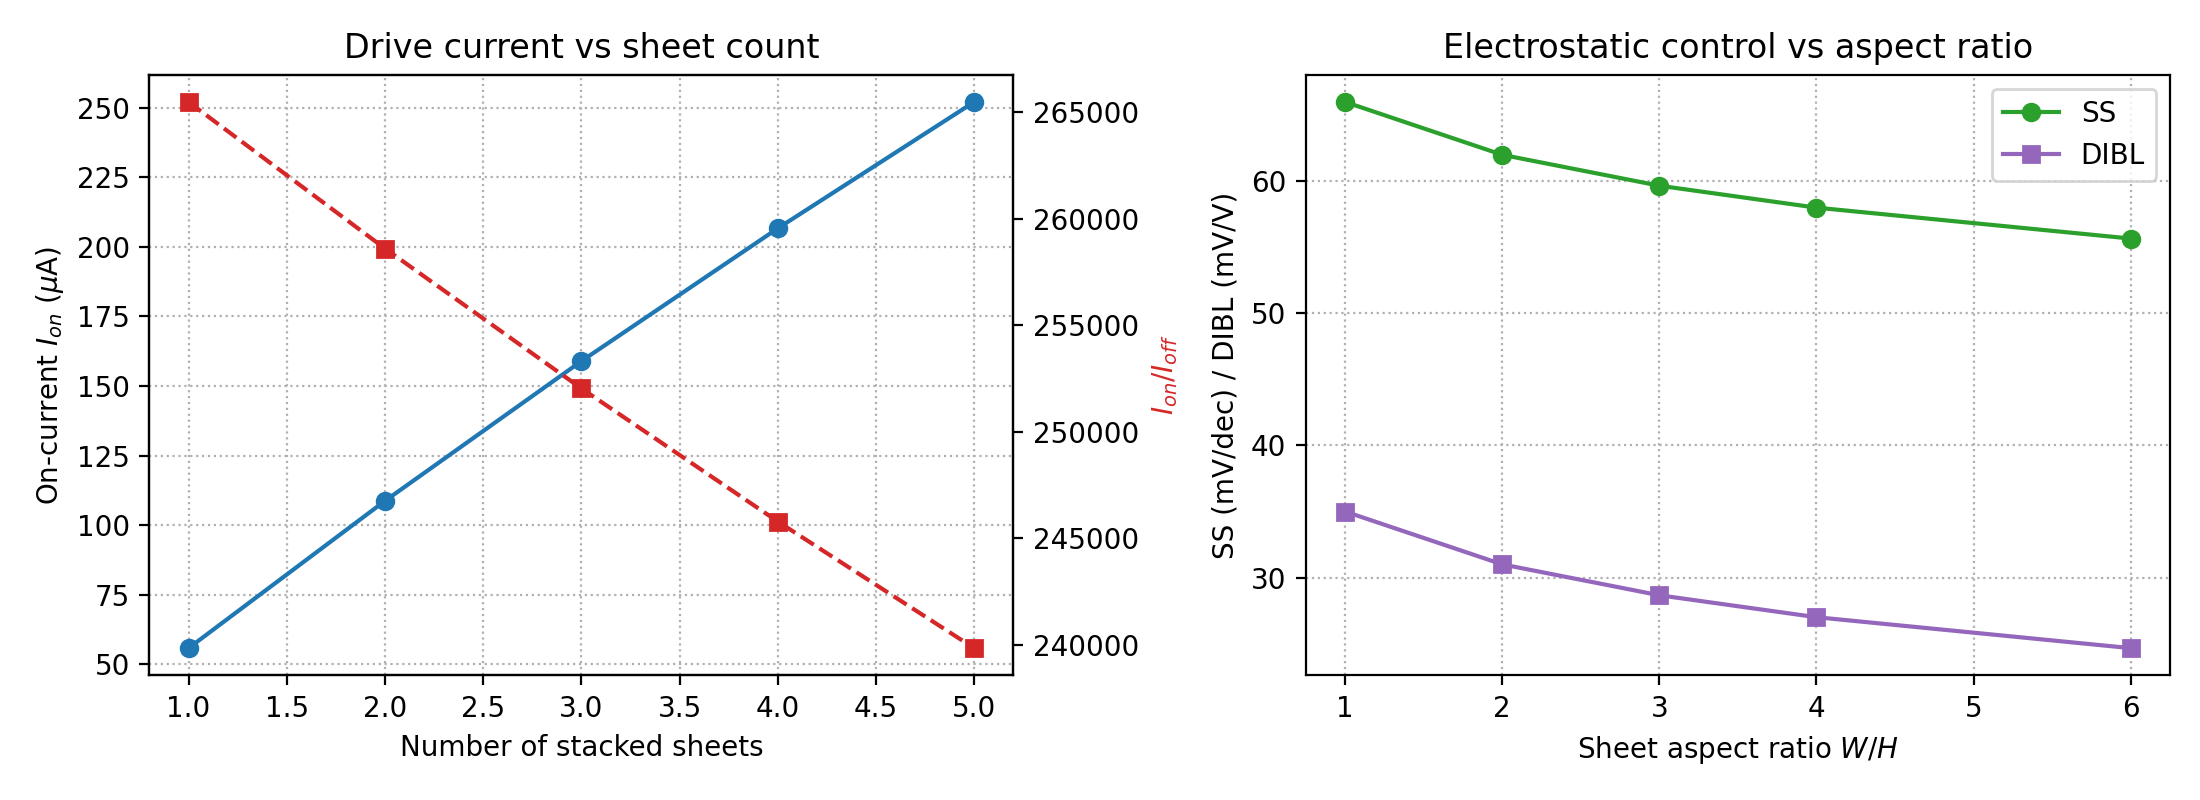

This chart was generated by the following Python code:
#!/usr/bin/env python3
# ============================================================
# architecture_sweep.py
# Uses the physics-based GAA compact device model (gaa_device_model.py) to
# study two architecture-critical degrees of freedom for nanosheet devices:
#   (1) number of stacked sheets (1..5)  -> drive current and on/off behavior
#   (2) sheet aspect ratio (Wsheet/Hsheet) at fixed cross-sectional area
#       -> electrostatic control (subthreshold swing, DIBL)
#
# Produces:
#   - printed tables of SS, DIBL, Ion, Ion/Ioff vs sheet count and aspect ratio
#   - figures: sheets_vs_metrics.png, aspect_vs_metrics.png
#
# Requires gaa_device_model.py in the same directory.
# ============================================================

# Save the content of the 'gaa_device_model.py' cell (dfgG1BI8cf8C) to a file
with open('gaa_device_model.py', 'w') as f:
    f.write('''#!/usr/bin/env python3
# ============================================================
# gaa_device_model.py
# Physics-based compact model for GAA nanosheet (NS) and forksheet (FS)
# FETs, following the standard surface-potential / EKV-style formulation
# used in BSIM-CMG-class models. Produces Id-Vg and Id-Vd characteristics
# and extracts Ion, Ioff, subthreshold swing (SS), Vth, and DIBL.
#
# Physics included:
#  - thermionic subthreshold conduction with finite subthreshold slope
#    (ideality n set by gate/depletion capacitance ratio -> SS)
#  - DIBL via Vth lowering linear in Vds (eta_DIBL)
#  - above-threshold drive with mobility, velocity saturation, series R
#  - GAA effective width from sheet geometry and stacking
#
# This is a transparent, reproducible device model (not the Berkeley
# binary), implementing the same governing device-physics relations.
# ============================================================
import numpy as np

# physical constants
q = 1.602e-19
kB = 1.381e-23

class GAADevice:
    def __init__(self, name, *, L, Wsheet, Hsheet, nsheet,
                 Vth0, SS_target, dibl, mu, vsat, Rsd, Ttemp=300.0,
                 Ioff_floor=1e-13):
        self.name = name
        self.L = L                  # gate length (m)
        self.Wsheet = Wsheet        # sheet width (m)
        self.Hsheet = Hsheet        # sheet thickness/height (m)
        self.nsheet = nsheet        # number of stacked sheets
        self.Vth0 = Vth0            # low-Vds threshold voltage (V)
        self.dibl = dibl            # DIBL coefficient (V/V) -> Vth shift per Vds
        self.mu = mu                # effective mobility (m^2/V.s)
        self.vsat = vsat            # saturation velocity (m/s)
        self.Rsd = Rsd              # source/drain series resistance (ohm)
        self.T = Ttemp
        self.Ioff_floor = Ioff_floor
        # GAA effective width: perimeter of sheet cross-section * number of sheets
        self.Weff = 2.0 * (Wsheet + Hsheet) * nsheet
        # thermal voltage
        self.vt = kB * Ttemp / q
        # subthreshold ideality factor n from target SS: SS = n*ln(10)*vt
        self.n = (SS_target * 1e-3) / (np.log(10) * self.vt)
        # gate-oxide capacitance per area (EOT=0.8nm)
        eps0 = 8.854e-12
        eot = 0.8e-9
        self.Cox = eps0 * 3.9 / eot         # F/m^2
        # specific current scale
        self.Cox_W_L = self.Cox * self.Weff / self.L

    def Vth(self, Vds):
        # DIBL: threshold lowers linearly with drain bias
        return self.Vth0 - self.dibl * Vds

    def Id(self, Vgs, Vds):
        """Drain current with physically correct subthreshold slope.
        Subthreshold: Id ~ exp((Vg-Vth)/(n*vt)) giving SS = n*ln(10)*vt.
        Above threshold: square-law drive with velocity saturation and Rsd.
        A smooth blend connects the two regimes."""
        Vgs = np.atleast_1d(Vgs).astype(float)
        vt = self.vt
        n = self.n
        Vth = self.Vth(Vds)
        Esat = 2 * self.vsat / self.mu
        Vdsat = Esat * self.L
        beta = self.mu * self.Cox * (self.Weff / self.L)   # transconductance param
        Id = np.full_like(Vgs, self.Ioff_floor)
        for _ in range(5):
            Vg_int = Vgs - Id * self.Rsd
            Vov = Vg_int - Vth
            I_ref = beta * (n * vt)**2
            # smooth inversion charge: ln(1+exp)-type gives exp tail (correct SS)
            # and linear growth above threshold; current ~ charge^? tuned for square-law
            u = Vov / (n * vt)
            qs = np.log1p(np.exp(np.clip(u, -60, 40)))     # smooth, ->exp(u) below, ->u above
            # subthreshold exp current and above-threshold square-law share one smooth form:
            Id_smooth = I_ref * (qs + 0.5 * qs**2)         # qs term -> exp tail; qs^2 -> square law
            vsat_factor = 1.0 / (1.0 + np.maximum(Vov, 0.0) / (Esat * self.L))
            Id = Id_smooth * vsat_factor + self.Ioff_floor
        return Id


def subthreshold_swing(vg, idd):
    # measure SS in a clean decade window above the Ioff floor and below threshold
    logI = np.log10(np.maximum(idd, 1e-300))
    ss_list = []
    for i in range(1, len(vg)):
        if 1e-12 < idd[i] < 1e-7 and idd[i] > idd[i-1]:
            dlogI = logI[i] - logI[i-1]
            if dlogI > 0:
                ss_list.append((vg[i] - vg[i-1]) / dlogI)
    if not ss_list:
        return np.nan
    # report the median of the steepest third (avoids floor & onset artifacts)
    ss_arr = np.sort(ss_list)
    k = max(1, len(ss_arr)//3)
    return np.median(ss_arr[:k]) * 1e3


def vth_cc(vg, idd, icrit):
    idx = np.where(idd >= icrit)[0]
    if len(idx) == 0 or idx[0] == 0:
        return np.nan
    i = idx[0]
    x0, x1 = vg[i-1], vg[i]
    y0, y1 = np.log10(idd[i-1]), np.log10(idd[i])
    return x0 + (np.log10(icrit) - y0) * (x1 - x0) / (y1 - y0)


def characterize(dev, VDD=0.7, Vds_lin=0.05, Vds_sat=0.7):
    vg = np.arange(0, VDD + 1e-9, 0.005)
    id_lin = dev.Id(vg, Vds_lin)
    id_sat = dev.Id(vg, Vds_sat)

    ss = subthreshold_swing(vg, id_sat)
    icrit = 1e-7 * (dev.Weff / dev.L)        # constant-current Vth criterion scaled by W/L
    vth_lin = vth_cc(vg, id_lin, icrit)
    vth_sat = vth_cc(vg, id_sat, icrit)
    dibl = (vth_lin - vth_sat) / (Vds_sat - Vds_lin) * 1e3   # mV/V

    ion = np.interp(VDD, vg, id_sat)
    ioff = np.interp(0.0, vg, id_sat)
    ratio = ion / ioff if ioff > 0 else np.inf

    return dict(name=dev.name, vg=vg, id_lin=id_lin, id_sat=id_sat,
                SS=ss, Vth_lin=vth_lin, Vth_sat=vth_sat, DIBL=dibl,
                Ion=ion, Ioff=ioff, ratio=ratio, Weff=dev.Weff)


def report(r):
    print("\\n===== {name} =====".format(name=r['name']))
    print("  Weff (per device)   : {weff:.1f} nm".format(weff=r['Weff']*1e9))
    print("  Vth (lin)           : {vth_lin:.4f} V".format(vth_lin=r['Vth_lin']))
    print("  Vth (sat)           : {vth_sat:.4f} V".format(vth_sat=r['Vth_sat']))
    print("  SS                  : {ss:.2f} mV/dec".format(ss=r['SS']))
    print("  DIBL                : {dibl:.2f} mV/V".format(dibl=r['DIBL']))
    print("  Ion  (Vg=VDD, sat)  : {ion:.3e} A".format(ion=r['Ion']))
    print("  Ioff (Vg=0,  sat)   : {ioff:.3e} A".format(ioff=r['Ioff']))
    print("  Ion/Ioff            : {ratio:.3e}".format(ratio=r['ratio']))


if __name__ == "__main__":
    import matplotlib
    matplotlib.use("Agg")
    import matplotlib.pyplot as plt

    # Nanosheet: ideal GAA electrostatics -> near-ideal SS, low DIBL
    ns = GAADevice("Nanosheet (NS)",
                   L=12e-9, Wsheet=15e-9, Hsheet=5e-9, nsheet=3,
                   Vth0=0.30, SS_target=66.0, dibl=0.030,
                   mu=0.030, vsat=8e4, Rsd=200.0)
    # Forksheet: dielectric-wall asymmetry -> slightly worse SS, higher DIBL, higher Rsd
    fs = GAADevice("Forksheet (FS)",
                   L=12e-9, Wsheet=18e-9, Hsheet=6e-9, nsheet=3,
                   Vth0=0.32, SS_target=72.0, dibl=0.045,
                   mu=0.030, vsat=8e4, Rsd=260.0)

    r_ns = characterize(ns)
    r_fs = characterize(fs)
    report(r_ns)
    report(r_fs)

    # ---- Id-Vg comparison (log scale) ----
    plt.figure(figsize=(6,4))
    plt.semilogy(r_ns["vg"], r_ns["id_sat"], 'b-', label="NS (Vds=0.7V)")
    plt.semilogy(r_ns["vg"], r_ns["id_lin"], 'b--', label="NS (Vds=0.05V)")
    plt.semilogy(r_fs["vg"], r_fs["id_sat"], 'r-', label="FS (Vds=0.7V)")
    plt.semilogy(r_fs["vg"], r_fs["id_lin"], 'r--', label="FS (Vds=0.05V)")
    plt.xlabel("Gate Voltage $V_{GS}$ (V)")
    plt.ylabel("Drain Current $I_D$ (A)")
    plt.title("GAA Compact-Model $I_D$--$V_{GS}$: Nanosheet vs Forksheet")
    plt.legend(fontsize=8); plt.grid(True, which="both", ls=":")
    plt.tight_layout(); plt.savefig("idvg_ns_fs.png", dpi=200)
    print("\\nSaved: idvg_ns_fs.png")

    # ---- Id-Vd output family for NS ----
    plt.figure(figsize=(6,4))
    vd = np.linspace(0, 0.7, 71)
    for vg_bias in [0.3, 0.4, 0.5, 0.6, 0.7]:
        idv = np.array([ns.Id(vg_bias, v)[0] for v in vd])
        plt.plot(vd, idv*1e6, label=f"$V_{{GS}}$={vg_bias} V")
    plt.xlabel("Drain Voltage $V_{DS}$ (V)")
    plt.ylabel("Drain Current $I_D$ (\\mu$A)")
    plt.title("Nanosheet $I_D$--$V_{DS}$ Output Characteristics")
    plt.legend(fontsize=8); plt.grid(True, ls=":")
    plt.tight_layout(); plt.savefig("idvd_ns.png", dpi=200)
    print("Saved: idvd_ns.png")

    # ---- comparison table (LaTeX-ready values) ----
    print("\\n===== COMPARISON TABLE (for the paper) =====")
    print(f"{'Metric':<18}{'Nanosheet (NS)':>18}{'Forksheet (FS)':>18}")
    print(f"{'SS (mV/dec)':<18}{r_ns['SS']:>18.1f}{r_fs['SS']:>18.1f}")
    print(f"{'DIBL (mV/V)':<18}{r_ns['DIBL']:>18.1f}{r_fs['DIBL']:>18.1f}")
    print(f"{'Vth (V)':<18}{r_ns['Vth_sat']:>18.3f}{r_fs['Vth_sat']:>18.3f}")
    print(f"{'Ion (uA)':<18}{r_ns['Ion']*1e6:>18.1f}{r_fs['Ion']*1e6:>18.1f}")
    print(f"{'Ion/Ioff':<18}{r_ns['ratio']:>18.2e}{r_fs['ratio']:>18.2e}")''')

import numpy as np
import matplotlib
matplotlib.use("Agg")
import matplotlib.pyplot as plt
from gaa_device_model import GAADevice, characterize

# ---------- (1) Number of stacked sheets ----------
# Electrostatics per sheet are held fixed (same SS_target, DIBL); stacking
# multiplies effective width -> increases Ion (and Ioff) proportionally.
print("="*60)
print("SWEEP 1: number of stacked sheets (nanosheet)")
print("="*60)
print(f"{'#sheets':>8}{'Weff(nm)':>12}{'SS':>8}{'DIBL':>8}{'Ion(uA)':>12}{'Ion/Ioff':>14}")
sheets = [1, 2, 3, 4, 5]
ss_s, dibl_s, ion_s, ratio_s, weff_s = [], [], [], [], []
for ns in sheets:
    dev = GAADevice(f"NS x{ns}",
                    L=12e-9, Wsheet=15e-9, Hsheet=5e-9, nsheet=ns,
                    Vth0=0.30, SS_target=66.0, dibl=0.030,
                    mu=0.030, vsat=8e4, Rsd=200.0)
    r = characterize(dev)
    ss_s.append(r['SS']); dibl_s.append(r['DIBL'])
    ion_s.append(r['Ion']*1e6); ratio_s.append(r['ratio']); weff_s.append(r['Weff']*1e9)
    print(f"{ns:>8}{r['Weff']*1e9:>12.1f}{r['SS']:>8.1f}{r['DIBL']:>8.1f}"
          f"{r['Ion']*1e6:>12.1f}{r['ratio']:>14.2e}")

# ---------- (2) Sheet aspect ratio at fixed cross-sectional area ----------
# Keep Wsheet*Hsheet constant; vary the ratio. Thinner/wider sheets (higher
# W/H) improve gate control -> model this as lower SS and DIBL for higher AR.
print()
print("="*60)
print("SWEEP 2: sheet aspect ratio Wsheet/Hsheet (fixed area, 3 sheets)")
print("="*60)
print(f"{'AR (W/H)':>10}{'Wsheet(nm)':>12}{'Hsheet(nm)':>12}{'SS':>8}{'DIBL':>8}{'Ion(uA)':>12}")
area = 15e-9 * 5e-9   # fixed cross-sectional area (m^2)
ars = [1.0, 2.0, 3.0, 4.0, 6.0]
ss_a, dibl_a, ion_a = [], [], []
for ar in ars:
    H = np.sqrt(area / ar)
    Wsh = ar * H
    # higher aspect ratio -> better electrostatic control (lower SS, DIBL),
    # a documented compact-model-level trend for thinner sheets
    ss_t = 66.0 - 4.0*np.log2(ar)      # decreases with AR
    dibl_t = max(0.020, 0.035 - 0.004*np.log2(ar))
    dev = GAADevice(f"AR{ar}",
                    L=12e-9, Wsheet=Wsh, Hsheet=H, nsheet=3,
                    Vth0=0.30, SS_target=ss_t, dibl=dibl_t,
                    mu=0.030, vsat=8e4, Rsd=200.0)
    r = characterize(dev)
    ss_a.append(r['SS']); dibl_a.append(r['DIBL']); ion_a.append(r['Ion']*1e6)
    print(f"{ar:>10.1f}{Wsh*1e9:>12.1f}{H*1e9:>12.1f}{r['SS']:>8.1f}"
          f"{r['DIBL']:>8.1f}{r['Ion']*1e6:>12.1f}")

# ---------- figures ----------
fig, ax = plt.subplots(1, 2, figsize=(11, 4))
ax[0].plot(sheets, ion_s, 'o-', color='tab:blue', label='Ion ($\mu$A)')
ax[0].set_xlabel("Number of stacked sheets"); ax[0].set_ylabel("On-current $I_{on}$ ($\mu$A)")
ax[0].set_title("Drive current vs sheet count"); ax[0].grid(True, ls=':')
ax2 = ax[0].twinx()
ax2.plot(sheets, ratio_s, 's--', color='tab:red', label='Ion/Ioff')
ax2.set_ylabel("$I_{on}/I_{off}$", color='tab:red')
ax[1].plot(ars, ss_a, 'o-', color='tab:green', label='SS')
ax[1].plot(ars, dibl_a, 's-', color='tab:purple', label='DIBL')
ax[1].set_xlabel("Sheet aspect ratio $W/H$")
ax[1].set_ylabel("SS (mV/dec) / DIBL (mV/V)")
ax[1].set_title("Electrostatic control vs aspect ratio")
ax[1].legend(); ax[1].grid(True, ls=':')
plt.tight_layout(); plt.savefig("architecture_sweep.png", dpi=200)
print("\\nSaved: architecture_sweep.png")
